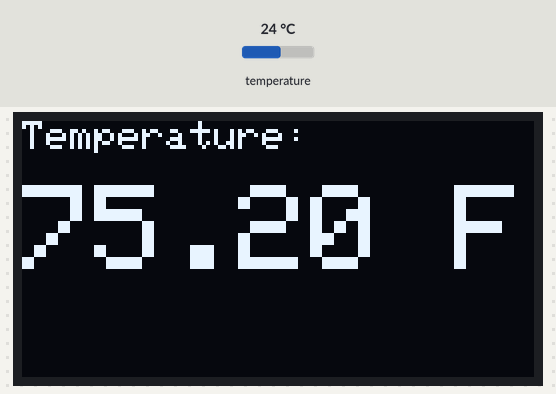
A program run on a simulated Arduino Mega 2560, built with avr-gcc and run on an emulated ATmega2560. Parts: 128×64 one-colour display. Inputs (shaded band) come from the test bench; at power-on: temperature 24 °C. What the program prints to the serial monitor is not drawn.

Above: at 3.4 s.
3.5 s: temperature set to 12 °C
At 5.6 s:
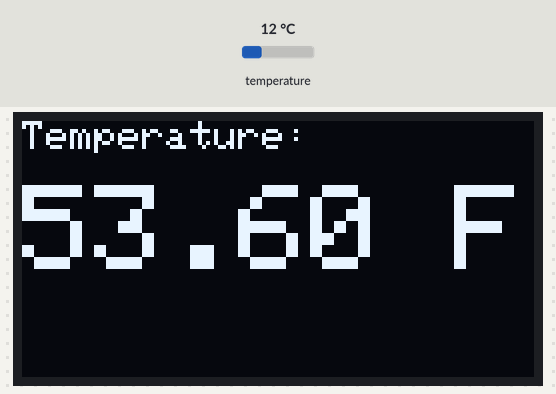
6.0 s: temperature set to 19 °C
At 6.9 s:
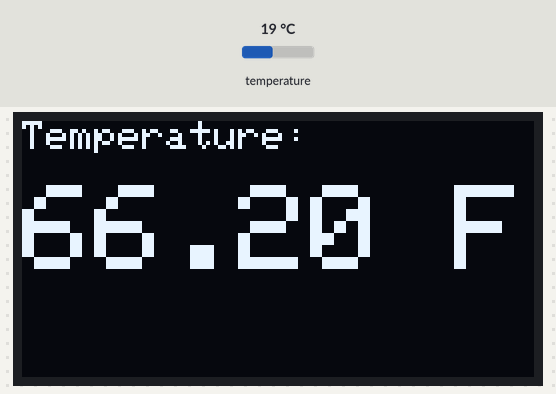
8.5 s: temperature set to 28 °C
At 10.4 s:
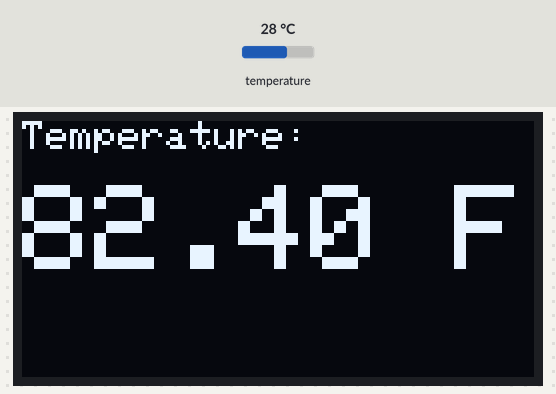
Timing chart, 0 to 11.9 s (numbered marks = the images above; inputs shaded):
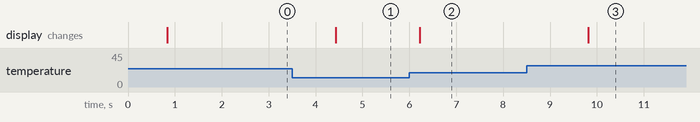

The program:

main.cpp
```cpp
#include <Arduino.h>
#include <OneWire.h>
#include <DallasTemperature.h>
#include <SPI.h>
#include <Wire.h>
#include <Adafruit_GFX.h>
#include <Adafruit_SSD1306.h>

// Data wire is plugged into port 2 on the Arduino
#define ONE_WIRE_BUS 2

// Setup a oneWire instance to communicate with any OneWire devices (not just Maxim/Dallas temperature ICs)
OneWire oneWire(ONE_WIRE_BUS);

// Pass our oneWire reference to Dallas Temperature.
DallasTemperature sensors(&oneWire);


#define OLED_RESET 4
Adafruit_SSD1306 display(OLED_RESET);

#if (SSD1306_LCDHEIGHT != 64)
#error("Height incorrect, please fix Adafruit_SSD1306.h!");
#endif

void setup()
{
    Serial.begin(9600);

    // Init temp sensor library
    sensors.begin();

    // by default, we'll generate the high voltage from the 3.3v line internally! (neat!)
    display.begin(SSD1306_SWITCHCAPVCC, 0x3C); // initialize with the I2C addr 0x3C (for the 128x64)
    // init done
}

void loop()
{
    // call sensors.requestTemperatures() to issue a global temperature
    // request to all devices on the bus
    Serial.print("Requesting temperatures...");
    sensors.requestTemperatures(); // Send the command to get temperatures
    Serial.println("DONE");
    // After we got the temperatures, we can print them here.
    // We use the function ByIndex, and as an example get the temperature from the first sensor only.
    Serial.print("Temperature for the device 1 (index 0) is: ");
    double tempF = sensors.getTempFByIndex(0);
    Serial.println(tempF);

    display.clearDisplay();

    // text display tests
    display.setTextSize(1);
    display.setTextColor(WHITE);
    display.setCursor(0, 0);
    display.println("Temperature:");
    display.println();
    display.setTextSize(3);
    display.print(tempF);
    display.print(" F");
    display.display();

    // Update every second
    delay(1000);
}
```

Measured:
- after the input at 3.5 s, the display: changes after 0.93 s (image 1)
- after the input at 6.0 s, the display: changes after 0.22 s (image 2)
- after the input at 8.5 s, the display: changes after 1.3 s (image 3)
